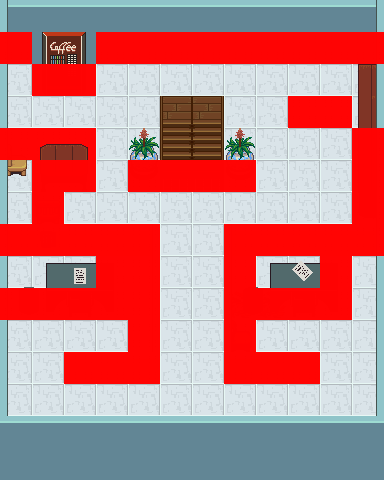

A 2D game scene composited from a Tiled map and its tileset images. What follows is a short description and the map's XML, with each tile layer's data collapsed to a summary:
An orthogonal 12x15 tile map with 32x32 px tiles, 21 tile layers (Floor, Stairs, Stair Railing, Back Walls, ...), 1 hidden layer not drawn, 65 tilesets and 1 object.

<map version="1.0" orientation="orthogonal" renderorder="right-down" width="12" height="15" tilewidth="32" tileheight="32" nextobjectid="1">
 <tileset firstgid="1" name="barrel" tilewidth="32" tileheight="32" tilecount="8">
  <image source="../../../tiles/LPC/barrel.png" width="128" height="64" />
 </tileset>
 <tileset firstgid="9" name="brackish" tilewidth="32" tileheight="32" tilecount="18">
  <image source="../../../tiles/LPC/brackish.png" width="96" height="192" />
 </tileset>
 <tileset firstgid="27" name="bridges" tilewidth="32" tileheight="32" tilecount="42">
  <image source="../../../tiles/LPC/bridges.png" width="192" height="224" />
 </tileset>
 <tileset firstgid="69" name="buckets" tilewidth="32" tileheight="32" tilecount="6">
  <image source="../../../tiles/LPC/buckets.png" width="96" height="64" />
 </tileset>
 <tileset firstgid="75" name="cabinets" tilewidth="32" tileheight="32" tilecount="78">
  <image source="../../../tiles/LPC/cabinets.png" width="192" height="416" />
 </tileset>
 <tileset firstgid="153" name="cement" tilewidth="32" tileheight="32" tilecount="18">
  <image source="../../../tiles/LPC/cement.png" width="96" height="192" />
 </tileset>
 <tileset firstgid="171" name="cementstair" tilewidth="32" tileheight="32" tilecount="20">
  <image source="../../../tiles/LPC/cementstair.png" width="160" height="128" />
 </tileset>
 <tileset firstgid="191" name="chests" tilewidth="32" tileheight="32" tilecount="6">
  <image source="../../../tiles/LPC/chests.png" width="64" height="96" />
 </tileset>
 <tileset firstgid="197" name="collisions" tilewidth="32" tileheight="32" tilecount="1">
  <image source="../../../tiles/LPC/collisions.png" width="32" height="32" />
  <tile id="0">
   <objectgroup draworder="index">
    <object id="0" x="0.75" y="0.5" width="30.75" height="31.25" />
   </objectgroup>
  </tile>
 </tileset>
 <tileset firstgid="198" name="country" tilewidth="32" tileheight="32" tilecount="20">
  <image source="../../../tiles/LPC/country.png" width="160" height="128" />
 </tileset>
 <tileset firstgid="218" name="cup" tilewidth="32" tileheight="32" tilecount="2">
  <image source="../../../tiles/LPC/cup.png" width="32" height="64" />
 </tileset>
 <tileset firstgid="220" name="dirt" tilewidth="32" tileheight="32" tilecount="18">
  <image source="../../../tiles/LPC/dirt.png" width="96" height="192" />
  <terraintypes>
   <terrain name="DirtPath" tile="-1" />
  </terraintypes>
  <tile id="1" terrain="0,0,0," />
  <tile id="2" terrain="0,0,,0" />
  <tile id="4" terrain="0,,0,0" />
  <tile id="5" terrain=",0,0,0" />
  <tile id="6" terrain=",,,0" />
  <tile id="7" terrain=",,0,0" />
  <tile id="8" terrain=",,0," />
  <tile id="9" terrain=",0,,0" />
  <tile id="10" terrain="0,0,0,0" />
  <tile id="11" terrain="0,,0," />
  <tile id="12" terrain=",0,," />
  <tile id="13" terrain="0,0,," />
  <tile id="14" terrain="0,,," />
 </tileset>
 <tileset firstgid="238" name="dirt2" tilewidth="32" tileheight="32" tilecount="18">
  <image source="../../../tiles/LPC/dirt2.png" width="96" height="192" />
 </tileset>
 <tileset firstgid="256" name="dungeon" tilewidth="32" tileheight="32" tilecount="104">
  <image source="../../../tiles/LPC/dungeon.png" width="416" height="256" />
 </tileset>
 <tileset firstgid="360" name="grass" tilewidth="32" tileheight="32" tilecount="18">
  <image source="../../../tiles/LPC/grass.png" width="96" height="192" />
 </tileset>
 <tileset firstgid="378" name="grassalt" tilewidth="32" tileheight="32" tilecount="18">
  <image source="../../../tiles/LPC/grassalt.png" width="96" height="192" />
 </tileset>
 <tileset firstgid="396" name="hole" tilewidth="32" tileheight="32" tilecount="18">
  <image source="../../../tiles/LPC/hole.png" width="96" height="192" />
 </tileset>
 <tileset firstgid="414" name="holek" tilewidth="32" tileheight="32" tilecount="18">
  <image source="../../../tiles/LPC/holek.png" width="96" height="192" />
 </tileset>
 <tileset firstgid="432" name="holemid" tilewidth="32" tileheight="32" tilecount="18">
  <image source="../../../tiles/LPC/holemid.png" width="96" height="192" />
 </tileset>
 <tileset firstgid="450" name="house" tilewidth="32" tileheight="32" tilecount="63">
  <image source="../../../tiles/LPC/house.png" width="288" height="224" />
 </tileset>
 <tileset firstgid="513" name="inside" tilewidth="32" tileheight="32" tilecount="100">
  <image source="../../../tiles/LPC/inside.png" width="320" height="320" />
 </tileset>
 <tileset firstgid="613" name="kitchen" tilewidth="32" tileheight="32" tilecount="8">
  <image source="../../../tiles/LPC/kitchen.png" width="64" height="128" />
 </tileset>
 <tileset firstgid="621" name="lava" tilewidth="32" tileheight="32" tilecount="18">
  <image source="../../../tiles/LPC/lava.png" width="96" height="192" />
 </tileset>
 <tileset firstgid="639" name="lavarock" tilewidth="32" tileheight="32" tilecount="18">
  <image source="../../../tiles/LPC/lavarock.png" width="96" height="192" />
  <terraintypes>
   <terrain name="Path" tile="-1" />
  </terraintypes>
  <tile id="1" terrain="0,0,0," />
  <tile id="2" terrain="0,0,,0" />
  <tile id="4" terrain="0,,0,0" />
  <tile id="5" terrain=",0,0,0" />
  <tile id="6" terrain=",,,0" />
  <tile id="7" terrain=",,0,0" />
  <tile id="8" terrain=",,0," />
  <tile id="9" terrain=",0,,0" />
  <tile id="10" terrain="0,0,0,0" />
  <tile id="11" terrain="0,,0," />
  <tile id="12" terrain=",0,," />
  <tile id="13" terrain="0,0,," />
  <tile id="14" terrain="0,,," />
 </tileset>
 <tileset firstgid="657" name="mountains" tilewidth="32" tileheight="32" tilecount="108">
  <image source="../../../tiles/LPC/mountains.png" width="384" height="288" />
 </tileset>
 <tileset firstgid="765" name="rock" tilewidth="32" tileheight="32" tilecount="2">
  <image source="../../../tiles/LPC/rock.png" width="64" height="32" />
 </tileset>
 <tileset firstgid="767" name="shadow" tilewidth="32" tileheight="32" tilecount="10">
  <image source="../../../tiles/LPC/shadow.png" width="160" height="64" />
 </tileset>
 <tileset firstgid="777" name="signs" tilewidth="32" tileheight="32" tilecount="6">
  <image source="../../../tiles/LPC/signs.png" width="96" height="64" />
 </tileset>
 <tileset firstgid="783" name="soldier" tilewidth="32" tileheight="32" tilecount="144">
  <image source="../../../tiles/LPC/soldier.png" width="576" height="256" />
 </tileset>
 <tileset firstgid="927" name="stairs" tilewidth="32" tileheight="32" tilecount="112">
  <image source="../../../tiles/LPC/stairs.png" width="256" height="448" />
 </tileset>
 <tileset firstgid="1039" name="treetop" tilewidth="32" tileheight="32" tilecount="42">
  <image source="../../../tiles/LPC/treetop.png" width="192" height="224" />
 </tileset>
 <tileset firstgid="1081" name="trunk" tilewidth="32" tileheight="32" tilecount="18">
  <image source="../../../tiles/LPC/trunk.png" width="192" height="96" />
 </tileset>
 <tileset firstgid="1099" name="victoria" tilewidth="32" tileheight="32" tilecount="55">
  <image source="../../../tiles/LPC/victoria.png" width="352" height="160" />
 </tileset>
 <tileset firstgid="1154" name="water" tilewidth="32" tileheight="32" tilecount="18">
  <image source="../../../tiles/LPC/water.png" width="96" height="192" />
  <terraintypes>
   <terrain name="River" tile="-1" />
  </terraintypes>
  <tile id="1" terrain="0,0,0," />
  <tile id="2" terrain="0,0,,0" />
  <tile id="4" terrain="0,,0,0" />
  <tile id="5" terrain=",0,0,0" />
  <tile id="6" terrain=",,,0" />
  <tile id="7" terrain=",,0,0" />
  <tile id="8" terrain=",,0," />
  <tile id="9" terrain=",0,,0" />
  <tile id="10" terrain="0,0,0,0" />
  <tile id="11" terrain="0,,0," />
  <tile id="12" terrain=",0,," />
  <tile id="13" terrain="0,0,," />
  <tile id="14" terrain="0,,," />
  <tile id="15" terrain="0,0,0,0" />
  <tile id="16" terrain="0,0,0,0" />
  <tile id="17" terrain="0,0,0,0" />
 </tileset>
 <tileset firstgid="1172" name="waterfall" tilewidth="32" tileheight="32" tilecount="15">
  <image source="../../../tiles/LPC/waterfall.png" width="96" height="160" />
 </tileset>
 <tileset firstgid="1187" name="watergrass" tilewidth="32" tileheight="32" tilecount="18">
  <image source="../../../tiles/LPC/watergrass.png" width="96" height="192" />
  <terraintypes>
   <terrain name="Pond" tile="-1" />
  </terraintypes>
  <tile id="1" terrain="0,0,0," />
  <tile id="2" terrain="0,0,,0" />
  <tile id="4" terrain="0,,0,0" />
  <tile id="5" terrain=",0,0,0" />
  <tile id="6" terrain=",,,0" />
  <tile id="7" terrain=",,0,0" />
  <tile id="8" terrain=",,0," />
  <tile id="9" terrain=",0,,0" />
  <tile id="10" terrain="0,0,0,0" />
  <tile id="11" terrain="0,,0," />
  <tile id="12" terrain=",0,," />
  <tile id="13" terrain="0,0,," />
  <tile id="14" terrain="0,,," />
  <tile id="15" terrain="0,0,0,0" />
  <tile id="16" terrain="0,0,0,0" />
  <tile id="17" terrain="0,0,0,0" />
 </tileset>
 <tileset firstgid="1205" name="interior" tilewidth="32" tileheight="32" tilecount="256">
  <image source="../../../tiles/LPC_house_interior/interior.png" width="512" height="512" />
 </tileset>
 <tileset firstgid="1461" name="terrain" tilewidth="32" tileheight="32" tilecount="1024">
  <image source="../../../tiles/LPC_Terrain_0/terrain.png" width="1024" height="1024" />
 </tileset>
 <tileset firstgid="2485" name="miscellaneous" tilewidth="32" tileheight="32" tilecount="14">
  <image source="../../../tiles/miscellaneous.png" width="224" height="64" />
 </tileset>
 <tileset firstgid="2499" name="Building" tilewidth="32" tileheight="32" tilecount="64">
  <image source="../../../tiles/Skorpio's Pack/Building.png" width="256" height="256" />
 </tileset>
 <tileset firstgid="2563" name="Cars_final" tilewidth="32" tileheight="32" tilecount="132">
  <image source="../../../tiles/Skorpio's Pack/Cars_final.png" width="384" height="352" />
 </tileset>
 <tileset firstgid="2695" name="Trashcan" tilewidth="32" tileheight="32" tilecount="4">
  <image source="../../../tiles/Skorpio's Pack/Fire/Trashcan.png" width="64" height="64" />
 </tileset>
 <tileset firstgid="2699" name="Interior-Furniture" tilewidth="32" tileheight="32" tilecount="256">
  <image source="../../../tiles/Skorpio's Pack/Interior-Furniture.png" width="512" height="512" />
 </tileset>
 <tileset firstgid="2955" name="Interior-Walls-Beige" tilewidth="32" tileheight="32" tilecount="100">
  <image source="../../../tiles/Skorpio's Pack/Interior-Walls-Beige.png" width="320" height="320" />
 </tileset>
 <tileset firstgid="3055" name="Interior-Walls-Blue" tilewidth="32" tileheight="32" tilecount="100">
  <image source="../../../tiles/Skorpio's Pack/Interior-Walls-Blue.png" width="320" height="320" />
 </tileset>
 <tileset firstgid="3155" name="Lamp_alternative" tilewidth="32" tileheight="32" tilecount="3">
  <image source="../../../tiles/Skorpio's Pack/Lamp_alternative.png" width="32" height="96" />
 </tileset>
 <tileset firstgid="3158" name="Laserfence" tilewidth="32" tileheight="32" tilecount="64">
  <image source="../../../tiles/Skorpio's Pack/Laserfence.png" width="256" height="256" />
 </tileset>
 <tileset firstgid="3222" name="Lightning1_reduced" tilewidth="32" tileheight="32" tilecount="6">
  <image source="../../../tiles/Skorpio's Pack/Lightning1_reduced.png" width="60" height="198" />
 </tileset>
 <tileset firstgid="3228" name="Lightning1" tilewidth="32" tileheight="32" tilecount="6">
  <image source="../../../tiles/Skorpio's Pack/Lightning1.png" width="60" height="198" />
 </tileset>
 <tileset firstgid="3234" name="Lightning2_reduced" tilewidth="32" tileheight="32" tilecount="6">
  <image source="../../../tiles/Skorpio's Pack/Lightning2_reduced.png" width="60" height="198" />
 </tileset>
 <tileset firstgid="3240" name="Lightning2" tilewidth="32" tileheight="32" tilecount="6">
  <image source="../../../tiles/Skorpio's Pack/Lightning2.png" width="60" height="198" />
 </tileset>
 <tileset firstgid="3246" name="Logos" tilewidth="32" tileheight="32" tilecount="16">
  <image source="../../../tiles/Skorpio's Pack/Logos.png" width="128" height="128" />
 </tileset>
 <tileset firstgid="3262" name="Objects" tilewidth="32" tileheight="32" tilecount="64">
  <image source="../../../tiles/Skorpio's Pack/Objects.png" width="256" height="256" />
 </tileset>
 <tileset firstgid="3326" name="Pipes-RustyWalls" tilewidth="32" tileheight="32" tilecount="88">
  <image source="../../../tiles/Skorpio's Pack/Pipes-RustyWalls.png" width="256" height="352" />
 </tileset>
 <tileset firstgid="3414" name="Sidewalk_dark" tilewidth="32" tileheight="32" tilecount="16">
  <image source="../../../tiles/Skorpio's Pack/Sidewalk_dark.png" width="128" height="128" />
 </tileset>
 <tileset firstgid="3430" name="Street" tilewidth="32" tileheight="32" tilecount="475">
  <image source="../../../tiles/Skorpio's Pack/Street.png" width="800" height="608" />
 </tileset>
 <tileset firstgid="3905" name="StreetCurve" tilewidth="32" tileheight="32" tilecount="256">
  <image source="../../../tiles/Skorpio's Pack/StreetCurve.png" width="512" height="512" />
 </tileset>
 <tileset firstgid="4161" name="Tracks" tilewidth="32" tileheight="32" tilecount="16">
  <image source="../../../tiles/Skorpio's Pack/Tracks.png" width="128" height="128" />
 </tileset>
 <tileset firstgid="4177" name="flowers_2" tilewidth="32" tileheight="32" tilecount="60">
  <image source="../../../tiles/flowers_2.png" width="320" height="192" />
 </tileset>
 <tileset firstgid="4237" name="AIN_Signs" tilewidth="32" tileheight="32" tilecount="96">
  <image source="../../../tiles/AIN_Signs.png" width="384" height="256" />
 </tileset>
 <tileset firstgid="4333" name="housey" tilewidth="32" tileheight="32" tilecount="72">
  <image source="../../../tiles/housey.png" width="384" height="192" />
 </tileset>
 <tileset firstgid="4405" name="flowers_2" tilewidth="32" tileheight="32" tilecount="60">
  <image source="../../../tiles/flowers_2.png" width="320" height="192" />
 </tileset>
 <tileset firstgid="4465" name="obj_misk_atlas" tilewidth="32" tileheight="32" tilecount="1024">
  <image source="../../../tiles/Atlas_0/obj_misk_atlas.png" width="1024" height="1024" />
 </tileset>
 <tileset firstgid="5489" name="chain" tilewidth="32" tileheight="32" tilecount="2">
  <image source="../../../tiles/Joe's Custom/chain.png" trans="ffffff" width="64" height="32" />
 </tileset>
 <tileset firstgid="5491" name="copy_machine" tilewidth="32" tileheight="46" tilecount="2">
  <image source="../../../tiles/Joe's Custom/copy_machine.jpg" trans="ffffff" width="64" height="46" />
 </tileset>
 <layer name="Floor" width="12" height="15">
  <data>[180 cells, 180 non-empty, 1 distinct tile ids]</data>
 </layer>
 <layer name="Stairs" width="12" height="15">
  <data>[180 cells, 8 non-empty, 6 distinct tile ids]</data>
 </layer>
 <layer name="Stair Railing" width="12" height="15">
  <data>[180 cells, 4 non-empty, 2 distinct tile ids]</data>
 </layer>
 <layer name="Back Walls" width="12" height="15">
  <data>[180 cells, 24 non-empty, 6 distinct tile ids]</data>
 </layer>
 <layer name="Cubicle Back Walls" width="12" height="15">
  <data>[180 cells, 10 non-empty, 3 distinct tile ids]</data>
 </layer>
 <layer name="Counter" width="12" height="15">
  <data>[180 cells, 5 non-empty, 4 distinct tile ids]</data>
 </layer>
 <layer name="Chairs at Table" width="12" height="15">
  <data>[180 cells, 3 non-empty, 3 distinct tile ids]</data>
 </layer>
 <layer name="Side Walls" width="12" height="15">
  <data>[180 cells, 30 non-empty, 2 distinct tile ids]</data>
 </layer>
 <layer name="Stolen Chair" width="12" height="15">
  <data>[180 cells, 1 non-empty, 1 distinct tile ids]</data>
 </layer>
 <layer name="Refuse" width="12" height="15">
  <data>[180 cells, 2 non-empty, 1 distinct tile ids]</data>
 </layer>
 <layer name="Cubicle Side Walls" width="12" height="15">
  <data>[180 cells, 14 non-empty, 3 distinct tile ids]</data>
 </layer>
 <layer name="Front Walls" width="12" height="15">
  <data>[180 cells, 24 non-empty, 2 distinct tile ids]</data>
 </layer>
 <layer name="Cubicle Front Walls" width="12" height="15">
  <data>[180 cells, 0 non-empty, 0 distinct tile ids]</data>
 </layer>
 <layer name="Shitty Desks" width="12" height="15">
  <data>[180 cells, 12 non-empty, 6 distinct tile ids]</data>
 </layer>
 <layer name="Desk Chairs" width="12" height="15">
  <data>[180 cells, 2 non-empty, 1 distinct tile ids]</data>
 </layer>
 <layer name="Important Doohickey" width="12" height="15">
  <data>[180 cells, 3 non-empty, 3 distinct tile ids]</data>
 </layer>
 <layer name="Desk Papers and Trashcan" width="12" height="15">
  <data>[180 cells, 10 non-empty, 6 distinct tile ids]</data>
 </layer>
 <layer name="Coffee Machine" width="12" height="15">
  <data>[180 cells, 4 non-empty, 4 distinct tile ids]</data>
 </layer>
 <layer name="Copy Machine" width="12" height="15" visible="0">
  <data>[180 cells, 2 non-empty, 2 distinct tile ids]</data>
 </layer>
 <layer name="Collisions" width="12" height="15">
  <data>[180 cells, 58 non-empty, 1 distinct tile ids]</data>
 </layer>
 <layer name="Top of plants" width="12" height="15">
  <data>[180 cells, 2 non-empty, 1 distinct tile ids]</data>
 </layer>
 <layer name="Top of table" width="12" height="15">
  <data>[180 cells, 2 non-empty, 2 distinct tile ids]</data>
 </layer>
</map>
